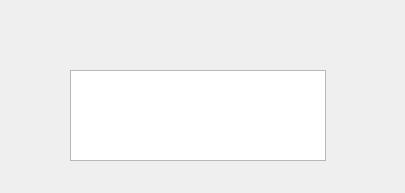
<?xml version="1.0" encoding="UTF-8"?>
<ui version="4.0">
 <class>ErrorWindow</class>
 <widget class="QDialog" name="ErrorWindow">
  <property name="geometry">
   <rect>
    <x>0</x>
    <y>0</y>
    <width>405</width>
    <height>193</height>
   </rect>
  </property>
  <property name="font">
   <font>
    <pointsize>13</pointsize>
   </font>
  </property>
  <property name="windowTitle">
   <string>Dialog</string>
  </property>
  <widget class="QTextBrowser" name="errorMessage">
   <property name="geometry">
    <rect>
     <x>70</x>
     <y>70</y>
     <width>256</width>
     <height>91</height>
    </rect>
   </property>
  </widget>
 </widget>
 <resources/>
 <connections/>
</ui>
